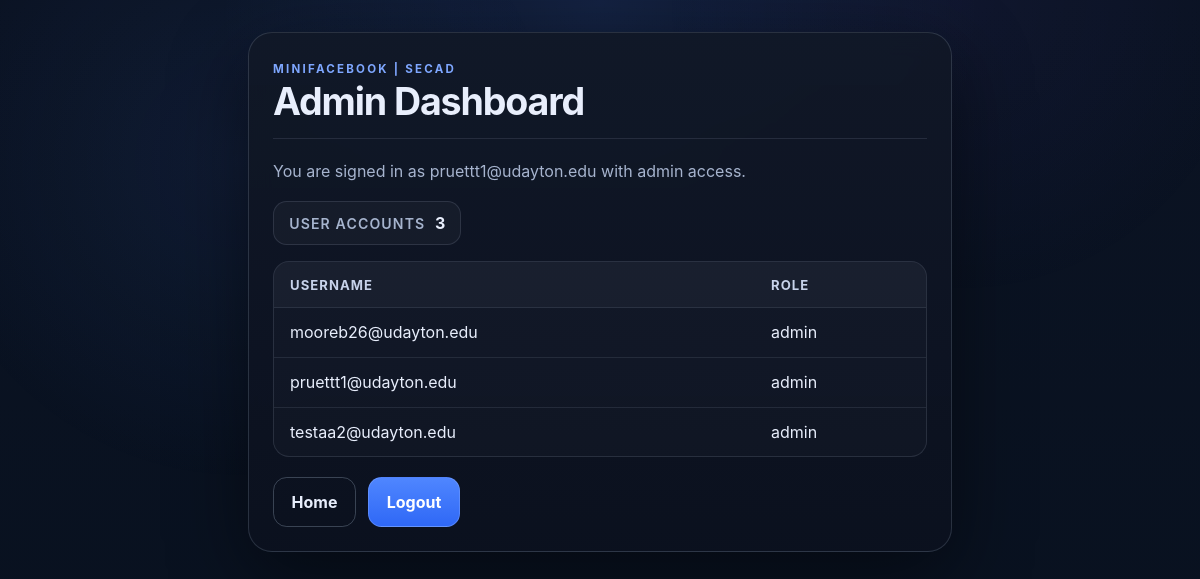
The page /admin.php (signed in) on the database its author committed.
### tables this page shows
create table users(
  username varchar(50) PRIMARY KEY,
  password varchar(100) NOT NULL,
  role enum('user','admin') NOT NULL DEFAULT 'user');

### src/database.php (called while the page is built, shortened)
<?php
$mysqli = new mysqli('localhost', 'secad_team2_user', 'secad_team2_pw', 'secad_minifacebook');
function get_all_users()
{
    global $mysqli;
    $prepared_sql = "SELECT username, role FROM users ORDER BY username ASC";
    if (!$stmt = $mysqli->prepare($prepared_sql)) {
        return FALSE;
    }
    if (!$stmt->execute()) {
        return FALSE;
    }
    $result = $stmt->get_result();
    $users = array();
    while ($row = $result->fetch_assoc()) {
        $users[] = $row;
    }
    return $users;
}
?>

### public/admin.php (the view, shortened to what this page needs)
<?php
require_once __DIR__ . "/../src/database.php";
require_once __DIR__ . "/../src/page_header.php";
$users = get_all_users();
?>
	<p class="helper-text">You are signed in as <?php echo htmlspecialchars($_SESSION["username"], ENT_QUOTES, "UTF-8"); ?> with admin access.</p>
	<div class="admin-summary">
		<span class="admin-summary-label">User accounts</span>
		<span class="admin-summary-value">
			<?php
			if ($users === FALSE) {
				echo "Unavailable";
			} else {
				echo count($users);
			}
			?>
		</span>
	</div>
<?php if ($users === FALSE) : ?>
	<p class="status status-error">Error: unable to load the user list.</p>
<?php elseif (empty($users)) : ?>
	<p class="status">No user accounts were found.</p>
<?php else : ?>
	<div class="table-wrap">
		<table class="data-table">
			<thead>
				<tr>
					<th scope="col">Username</th>
					<th scope="col">Role</th>
				</tr>
			</thead>
			<tbody>
<?php foreach ($users as $user) : ?>
				<tr>
					<td><?php echo htmlspecialchars($user["username"], ENT_QUOTES, "UTF-8"); ?></td>
					<td><?php echo htmlspecialchars($user["role"], ENT_QUOTES, "UTF-8"); ?></td>
				</tr>
<?php endforeach; ?>
			</tbody>
		</table>
	</div>
<?php endif; ?>
	<div class="actions">
		<a class="button button-secondary" href="index.php">Home</a>
		<form action="logout.php" method="POST" class="inline-form">
			<button class="button" type="submit">Logout</button>
		</form>
	</div>

### public/styles.css (style rules this page uses)
:root { --bg: #08111f; --bg-accent: rgba(72, 126, 255, 0.14); --surface: rgba(13, 20, 34, 0.95); --surface-2: rgba(255, 255, 255, 0.04); --border: rgba(148, 163, 184, 0.22); --border-strong: rgba(138, 171, 255, 0.38); --text: #e8eefc; --muted: #a6b4ce; --muted-strong: #c7d2ea; --accent: #4f86ff; --accent-strong: #2f68f6; --accent-soft: rgba(79, 134, 255, 0.14); --success-bg: rgba(34, 197, 94, 0.14); --success-border: rgba(34, 197, 94, 0.32); --success-text: #d1fae5; --error-bg: rgba(239, 68, 68, 0.14); --error-border: rgba(239, 68, 68, 0.32); --error-text: #fee2e2; --shadow: 0 24px 80px rgba(0, 0, 0, 0.45); --radius-xl: 1.5rem; --radius-lg: 1rem; --radius-md: 0.85rem; }
* { box-sizing: border-box; }
html { color-scheme: dark; }
body { margin: 0; min-height: 100vh; font-family: Inter, ui-sans-serif, system-ui, -apple-system, BlinkMacSystemFont, "Segoe UI", sans-serif; color: var(--text); background: radial-gradient(circle at top, var(--bg-accent), transparent 38%), linear-gradient(180deg, #0b1323 0%, var(--bg) 100%); }
body::before { content: ""; position: fixed; inset: 0; pointer-events: none; background: radial-gradient(circle at 20% 20%, rgba(79, 134, 255, 0.08), transparent 28%), radial-gradient(circle at 80% 0%, rgba(120, 86, 255, 0.05), transparent 24%); }
a { color: #8ab4ff; text-decoration-thickness: 0.08em; text-underline-offset: 0.18em; }
.helper-text { margin: 0 0 1rem; color: var(--muted); line-height: 1.6; }
.admin-summary { display: inline-flex; align-items: center; gap: 0.6rem; margin: 0 0 1rem; padding: 0.7rem 0.95rem; border: 1px solid rgba(148, 163, 184, 0.18); border-radius: var(--radius-md); background: rgba(255, 255, 255, 0.03); }
.admin-summary-label { color: var(--muted); font-size: 0.88rem; font-weight: 600; text-transform: uppercase; letter-spacing: 0.08em; }
.admin-summary-value { color: var(--text); font-weight: 700; }
.table-wrap { overflow-x: auto; margin: 0 0 1.25rem; border: 1px solid rgba(148, 163, 184, 0.18); border-radius: var(--radius-lg); background: rgba(255, 255, 255, 0.02); }
.data-table { width: 100%; min-width: 24rem; border-collapse: collapse; }
.data-table th, .data-table td { padding: 0.9rem 1rem; text-align: left; border-bottom: 1px solid rgba(148, 163, 184, 0.14); }
.data-table thead th { background: rgba(255, 255, 255, 0.03); color: var(--muted-strong); font-size: 0.82rem; font-weight: 700; text-transform: uppercase; letter-spacing: 0.08em; }
.data-table tbody tr:last-child td { border-bottom: none; }
form { display: grid; gap: 1rem; }
.actions { display: flex; flex-wrap: wrap; gap: 0.75rem; margin-top: 1.25rem; }
.inline-form { display: inline-flex; }
.button { display: inline-flex; align-items: center; justify-content: center; gap: 0.5rem; padding: 0.85rem 1.1rem; border-radius: var(--radius-md); border: 1px solid var(--border-strong); background: linear-gradient(180deg, var(--accent), var(--accent-strong)); color: #ffffff; font: inherit; font-weight: 700; text-decoration: none; cursor: pointer; transition: transform 140ms ease, box-shadow 140ms ease, border-color 140ms ease, background-color 140ms ease; }
.button-secondary { background: transparent; border-color: rgba(148, 163, 184, 0.34); color: var(--text); }

### rows shown on the page
users: username "mooreb26@udayton.edu", role "admin"
users: username "pruettt1@udayton.edu", role "admin"
users: username "testaa2@udayton.edu", role "admin"

### other values the page prints
$page_purpose "Admin Dashboard"
$_SESSION["username"] "pruettt1@udayton.edu"
count($users) "3"
